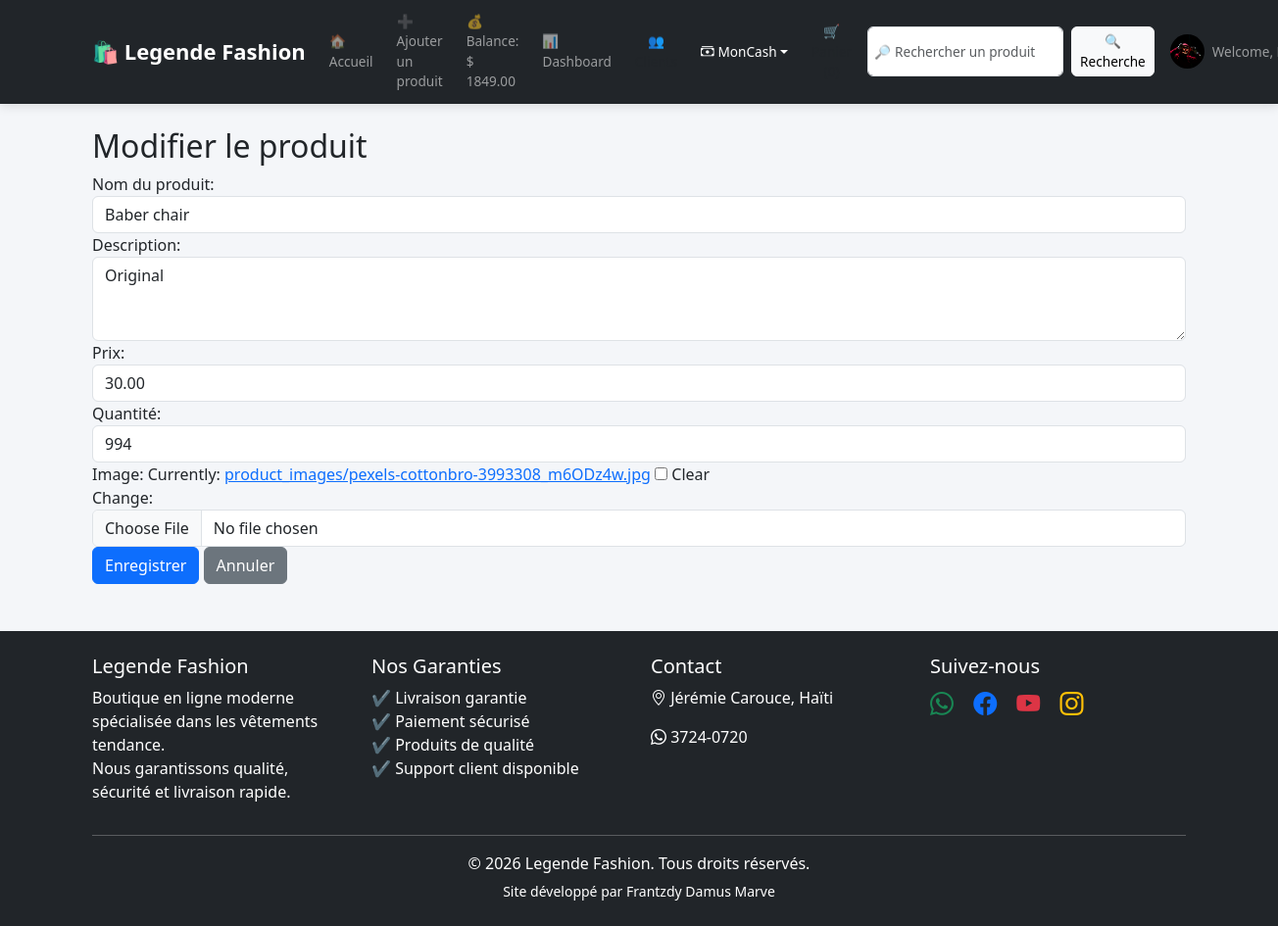
The app's page /update/2/ (signed in) with its own data.
### shop/models.py (models this page shows, shortened)
class Profile(models.Model):
    user = models.OneToOneField(User, on_delete=models.CASCADE)
    balance = models.DecimalField(max_digits=10, decimal_places=2, default=0)
    profile_pic = models.ImageField(upload_to='profiles/', null=True, blank=True)

class Product(models.Model):
    nom = models.CharField(max_length=100, verbose_name="Nom du produit")
    description = models.TextField(verbose_name="Description")
    prix = models.DecimalField(max_digits=10, decimal_places=2, verbose_name="Prix")
    quantite = models.PositiveIntegerField(verbose_name="Quantité")
    date_ajout = models.DateTimeField(auto_now_add=True, verbose_name="Date d'ajout")
    created_by = models.ForeignKey(User, on_delete=models.CASCADE, verbose_name="Créé par")
    image = models.ImageField(upload_to='product_images/', null=True, blank=True, verbose_name="Image")

### shop/views.py (the view)
# urls.py: path('update/<int:pk>/', views.product_update, name='product_update'),
@login_required
def product_update(request, pk):
    product = get_object_or_404(Product, pk=pk)
    if request.method == "POST":
        form = ProductForm(request.POST, request.FILES, instance=product)
        if form.is_valid():
            form.save()
            messages.success(request, f"Produit {product.nom} mis à jour !")
            return redirect('product_list')
    else:
        form = ProductForm(instance=product)
    return render(request, 'shop/product_form.html', {'form': form, 'title': 'Modifier le produit'})

### shop/forms.py
class ProductForm(forms.ModelForm):
    class Meta:
        model = Product
        fields = ['nom', 'description', 'prix', 'quantite', 'image']
        widgets = {
            'nom': forms.TextInput(attrs={'class': 'form-control'}),
            'description': forms.Textarea(attrs={'class': 'form-control', 'rows': 3}),
            'prix': forms.NumberInput(attrs={'class': 'form-control'}),
            'quantite': forms.NumberInput(attrs={'class': 'form-control'}),
            'image': forms.ClearableFileInput(attrs={'class': 'form-control'}),
        }

### shop/templates/shop/product_form.html (shortened to what this page needs)
{% extends "shop/base.html" %}
{% block content %}
{% if request.user.is_staff %}
<h2>{{ title }}</h2>
<form method="post" enctype="multipart/form-data">
    {{ form.nom.label_tag }}
    {{ form.nom }}
    {{ form.description.label_tag }}
    {{ form.description }}
    {{ form.prix.label_tag }}
    {{ form.prix }}
    {{ form.quantite.label_tag }}
    {{ form.quantite }}
    {{ form.image.label_tag }}
    {{ form.image }}
    <button type="submit" class="btn btn-primary">Enregistrer</button>
    <a href="{% url 'product_list' %}" class="btn btn-secondary">Annuler</a>
</form>
{% else %}
<p class="text-danger">⚠️ Vous n'avez pas la permission d'accéder à cette page.</p>
<a href="{% url 'product_list' %}" class="btn btn-secondary">Retour</a>
{% endif %}
{% endblock %}

### shop/templates/shop/base.html (shortened to what this page needs)
{% load static %}
<!DOCTYPE html>
<html lang="fr">
<head>
<link href="https://cdn.jsdelivr.net/npm/bootstrap@5.3.2/dist/css/bootstrap.min.css" rel="stylesheet">
<link rel="stylesheet" href="https://cdn.jsdelivr.net/npm/bootstrap-icons@1.10.5/font/bootstrap-icons.css">
</head>
<body>
<nav class="navbar navbar-expand-lg navbar-dark bg-dark">
    <div class="container">
        <a class="navbar-brand" href="{% url 'product_list' %}">
            🛍️ Legende Fashion
        </a>
        <div class="collapse navbar-collapse justify-content-end" id="menu">
            <ul class="navbar-nav align-items-center">
                <li class="nav-item me-3">
                    <a class="nav-link" href="{% url 'product_list' %}">
                        🏠 Accueil
                    </a>
                </li>
                {% if user.is_authenticated %}
                {% if user.is_staff %}
                <li class="nav-item me-3">
                    <a class="nav-link" href="{% url 'product_create' %}">
                        ➕ Ajouter un produit
                    </a>
                </li>
                {% endif %}
                <li class="nav-item me-3">
                    <a class="nav-link" href="{% url 'demo_topup' %}">
                        💰 Balance: $ {{ user.profile.balance }}
                    </a>
                </li>
                <li class="nav-item me-3">
                    <a class="nav-link" href="{% url 'dashboard' %}">
                        📊 Dashboard
                    </a>
                </li>
                {% if user.is_staff %}
                <li class="nav-item me-3">
                    <a class="nav-link btn btn-info text-dark" href="{% url 'admin_users' %}">
                        👥 Clients
                    </a>
                </li>
                {% endif %}
                <li class="nav-item dropdown me-3">
                    <a class="nav-link dropdown-toggle btn btn-success text-white d-flex align-items-center"
                       href="#" id="moncashDropdown" role="button" data-bs-toggle="dropdown">
                        <i class="bi bi-cash-stack me-1"></i> MonCash
                    </a>
                </li>
                <li class="nav-item me-3">
                    <a class="nav-link btn btn-warning text-dark" href="{% url 'cart' %}">
                        🛒 Panier ({{ request.session.cart|length|default:"0" }})
                    </a>
                </li>
                <li class="nav-item me-3">
                    <form class="d-flex" method="GET" action="{% url 'product_search' %}">
                        <input class="form-control me-2" type="search" name="q"
                               placeholder="🔎 Rechercher un produit">
                        <button class="btn btn-light" type="submit">
                            🔍 Recherche
                        </button>
                    </form>
                </li>
                <li class="nav-item dropdown">
                    <a class="nav-link dropdown-toggle d-flex align-items-center"
                       href="#" id="userMenu"
                       role="button"
                       data-bs-toggle="dropdown">
                        <img src="{% if user.profile.profile_pic %}{{ user.profile.profile_pic.url }}{% else %}{% static 'images/default_profile.png' %}{% endif %}"
                             alt="Profil"
                             class="profile-img-navbar">
                        Welcome, {{ user.username }}
                    </a>
                </li>
                {% endif %}
            </ul>
        </div>
    </div>
</nav>
<div class="container mt-4">
    {% block content %}{% endblock %}
</div>
<footer class="bg-dark text-white mt-5">
<div class="container py-4">
<div class="row">
    <div class="col-md-3">
        <h5>Legende Fashion</h5>
        <p>Boutique en ligne moderne spécialisée dans les vêtements tendance.<br>Nous garantissons qualité, sécurité et livraison rapide.</p>
    </div>
    <div class="col-md-3">
        <h5>Nos Garanties</h5>
        <ul class="list-unstyled">
            <li>✔ Livraison garantie</li>
            <li>✔ Paiement sécurisé</li>
            <li>✔ Produits de qualité</li>
            <li>✔ Support client disponible</li>
        </ul>
    </div>
    <div class="col-md-3">
        <h5>Contact</h5>
        <p><i class="bi bi-geo-alt"></i> Jérémie Carouce, Haïti</p>
        <p><i class="bi bi-whatsapp"></i> 3724-0720</p>
    </div>
    <div class="col-md-3">
        <h5>Suivez-nous</h5>
        <a href="https://wa.me/50937240720" class="text-success fs-4 me-3"><i class="bi bi-whatsapp"></i></a>
        <a href="https://web.facebook.com/people/Frantzdy-Damus-Marve/pfbid0q6dY1kDY1cppwhDLu5c9s7sS6mn4q86ReJd8Vc4KcUuDUTAKGgeCF7H9UKndybC8l/" class="text-primary fs-4 me-3"><i class="bi bi-facebook"></i></a>
        <a href="https://www.youtube.com/@DominusXGamer_YT" class="text-danger fs-4 me-3"><i class="bi bi-youtube"></i></a>
        <a href="https://www.instagram.com/damusmarce?igsh=amt1YzQ1eW80Y3lq" class="text-warning fs-4"><i class="bi bi-instagram"></i></a>
    </div>
</div>
<hr class="bg-light">
<div class="text-center">
<p class="mb-1">© 2026 Legende Fashion. Tous droits réservés.</p>
<small>Site développé par Frantzdy Damus Marve</small>
</div>
</div>
</footer>
</body>
</html>

### shop/templates/shop/base.html (style rules this page uses)
body { background: #f4f6f9; }
.navbar { box-shadow: 0 3px 10px rgba(0,0,0,0.1); }
.navbar-brand { font-weight: bold; font-size: 22px; }
.form-control { min-width: 200px; }
.profile-img-navbar { width: 35px; height: 35px; object-fit: cover; border-radius: 50%; margin-right: 8px; }
.navbar .nav-item .nav-link, .navbar .nav-item .btn { padding: 0.25rem 0.5rem; font-size: 0.85rem; }
.navbar .dropdown-toggle.btn { font-size: 0.85rem; padding: 0.25rem 0.5rem; }
.navbar .form-control { padding: 0.25rem 0.4rem; font-size: 0.85rem; }
.navbar .btn-light { padding: 0.25rem 0.5rem; font-size: 0.85rem; }
.navbar-nav .me-3 { margin-right: 0.5rem !important; }

### records on screen
Product: nom "Baber chair", description "Original", prix "30.00", quantite "994"

### other values on screen
{{ user.profile.balance }} "1849.00"
{{ title }} "Modifier le produit"
